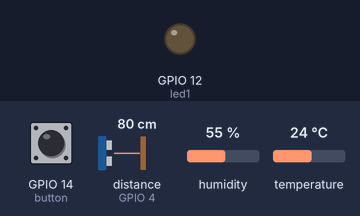
Recording of a sketch running on a simulated ESP8266 (NodeMCU). Parts: output pins drawn as LEDs (lit = HIGH). Dashed ring = blinking. The test bench sets the inputs (shaded band); at power-on: temperature 24 °C, GPIO 14 (button) HIGH, distance to the obstacle (sensor on GPIO 4) 80 cm, humidity 55 %. The echo pulse lasts 58.3 µs per cm; WiFi joins after 1.5 s; servers stay silent unless stated; no MQTT or app messages arrive unless stated; pins used as bus, display or sensor lines are not drawn; what the sketch prints to the serial monitor is not drawn.

Above: at 2.7 s.
2.8 s: temperature set to 21 °C
6.2 s: temperature set to 18 °C
At 8.6 s:
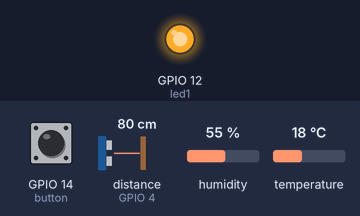
8.9 s: GPIO 14 (button) pulled LOW for 3.2 s
At 14.1 s:
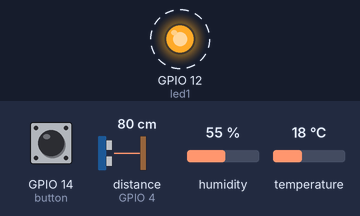
18.4 s: GPIO 14 (button) pulled LOW for 1 s
At 19.6 s:
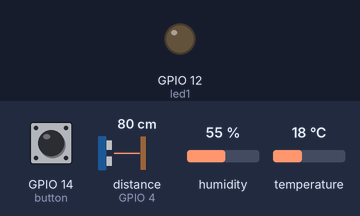
Timing chart, 0 to 21.4 s (numbered marks = the images above; inputs shaded):
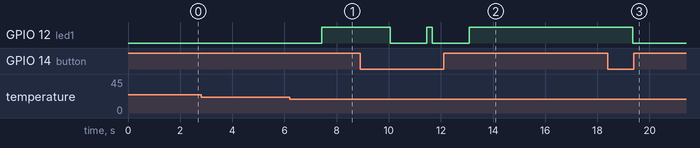

The sketch:

mqtt_brokeremq.ino
```cpp
#include <ESP8266WiFi.h>
#include <PubSubClient.h>
#include "DHT.h"
// WiFi
const char *ssid = "Redmi 9T"; // Enter your WiFi name
const char *password = "099887766";  // Enter WiFi password

// MQTT Broker
const char *mqtt_broker = "broker.emqx.io";
const char *topic = "71220863/DHT";
const char *topic2 = "71220863/PING";
const char *mqtt_username = "qwerty";
const char *mqtt_password = "public";
const int mqtt_port = 1883;

// Inisiasi Variable LED
int led1= 12;
int led2= 13;
int led3= 15;


// Inisiasi variable Button
int button = 14;
int temp = 0;
int prevbuttonStatus = HIGH;
// Inisiasi Variable Sensor Ultrasonik
int trigPin = 0;
int echoPin = 4;
long duration;
int distance;


#define DHTPIN 2     // Digital pin connected to the DHT sensor

#define DHTTYPE DHT11   // DHT 11

DHT dht(DHTPIN, DHTTYPE);

WiFiClient espClient;
PubSubClient client(espClient);

void setup() {

  // Set software serial baud to 115200;
  // pinMode(LED_PIN, OUTPUT);
  // digitalWrite(LED_PIN, LOW);
  // Setup Awal
  pinMode(button,INPUT_PULLUP);
  pinMode(led1,OUTPUT);
  pinMode(trigPin,OUTPUT);
  pinMode(echoPin,INPUT);


  Serial.begin(9600);
  Serial.println(F("DHTxx test!"));

  dht.begin();
  Serial.begin(115200);
  // connecting to a WiFi network
  WiFi.begin(ssid, password);
  while (WiFi.status() != WL_CONNECTED) {
      delay(500);
      Serial.println("Connecting to WiFi..");
  }
  Serial.println("Connected to the WiFi network");
  //connecting to a mqtt broker
  client.setServer(mqtt_broker, mqtt_port);
  client.setCallback(callback);
  while (!client.connected()) {
      String client_id = "esp8266-client-";
      client_id += String(WiFi.macAddress());
      Serial.printf("The client %s connects to the public mqtt broker\n", client_id.c_str());
      if (client.connect(client_id.c_str(), mqtt_username, mqtt_password)) {
          Serial.println("Public emqx mqtt broker connected");
      } else {
          Serial.print("failed with state ");
          Serial.print(client.state());
          delay(2000);
      }
  }
  // publish and subscribe

  client.subscribe(topic);
}

void callback(char *topic, byte *payload, unsigned int length) {
  Serial.print("Message arrived in topic: ");
  Serial.println(topic);
  Serial.print("Message:");
  for (int i = 0; i < length; i++) {
      Serial.print((char) payload[i]);
  }
  Serial.println();
  Serial.println("-----------------------");
}

void loop() {

  int buttonStatus = digitalRead(button);

  if (buttonStatus == LOW && prevbuttonStatus == HIGH){
    if (temp == 0){
      temp = 1;
    }else {
      temp =0;
    }
  }

  if (temp == 1){
    digitalWrite(trigPin,LOW);
    delayMicroseconds(2);
    digitalWrite(trigPin,HIGH);
    delayMicroseconds(10);
    digitalWrite(trigPin,LOW);
    duration = pulseIn(echoPin,HIGH);
    distance = duration * 0.043/2;
    Serial.print("Distance : ");
    Serial.print(distance);
    Serial.println(" cm");

    if (distance < 10 ){
      digitalWrite(led1, HIGH);
      digitalWrite(led2, LOW);
      digitalWrite(led3, LOW);
    }else if (distance > 10 && distance <19){
      digitalWrite(led1, LOW);
      digitalWrite(led2, HIGH);
      digitalWrite(led3, LOW);
    } else {
      digitalWrite(led1, LOW);
      digitalWrite(led2, LOW);
      digitalWrite(led3, HIGH);
    }
    delay(200);

    String msg = "Distance : "+ String(distance) +" cm" ;
    client.publish(topic2, msg.c_str());

  }else {
    delay(1000);

    // Reading temperature or humidity takes about 250 milliseconds!
    // Sensor readings may also be up to 2 seconds 'old' (its a very slow sensor)
    float h = dht.readHumidity();
    // Read temperature as Celsius (the default)
    float t = dht.readTemperature();
    // Read temperature as Fahrenheit (isFahrenheit = true)
    float f = dht.readTemperature(true);


    String msg = "Temperatur : "+ String(t) +" C" ;
    client.publish(topic, msg.c_str());
    // Check if any reads failed and exit early (to try again).
    if (isnan(h) || isnan(t) || isnan(f)) {
      Serial.println(F("Failed to read from DHT sensor!"));
      return;
    }

    if(t < 20){
      digitalWrite(led1, HIGH);
      digitalWrite(led2, LOW);
      digitalWrite(led3, LOW);
    }else if(t >= 20 && t < 28){
      digitalWrite(led1, LOW);
      digitalWrite(led2, HIGH);
      digitalWrite(led3, LOW);
    }else{
      digitalWrite(led1, LOW);
      digitalWrite(led2, LOW);
      digitalWrite(led3, HIGH);
    }

    // Compute heat index in Fahrenheit (the default)
    float hif = dht.computeHeatIndex(f, h);
    // Compute heat index in Celsius (isFahreheit = false)
    float hic = dht.computeHeatIndex(t, h, false);

    // Serial.print(F("Humidity: "));
    // Serial.print(h);
    Serial.print(F("%  Temperature: "));
    Serial.print(t);
    Serial.print(F("°C "));
    Serial.print(f);
    // Serial.print(F("°F  Heat index: "));
    // Serial.print(hic);
    // Serial.print(F("°C "));
    // Serial.print(hif);
    // Serial.println(F("°F"));
  }
  delay(200);

  client.loop();

}
```

Measured:
- the behaviour switches between 20 and 19 °C on temperature (found by bisection; images 0 and 1)
- after the input at 2.8 s, every drawn part: stays the same
- after the input at 6.2 s, GPIO 12 (led1): LOW → HIGH after 1.2 s
- after the input at 8.9 s, GPIO 12 (led1): alternates HIGH for 0.21 s and LOW for 1.4 s, 4 changes in all, then stays HIGH, starting after 1.2 s
- after the input at 18.4 s, GPIO 12 (led1): HIGH → LOW after 0.95 s
